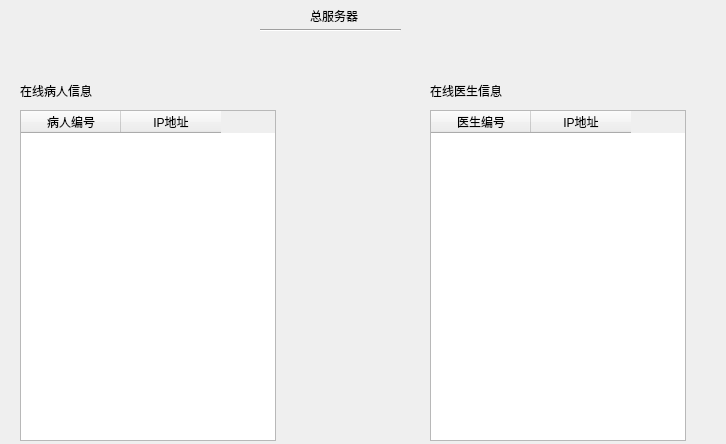
<?xml version="1.0" encoding="UTF-8"?>
<ui version="4.0">
 <class>Widget</class>
 <widget class="QWidget" name="Widget">
  <property name="geometry">
   <rect>
    <x>0</x>
    <y>0</y>
    <width>726</width>
    <height>444</height>
   </rect>
  </property>
  <property name="windowTitle">
   <string>Widget</string>
  </property>
  <widget class="QLabel" name="label">
   <property name="geometry">
    <rect>
     <x>310</x>
     <y>0</y>
     <width>141</width>
     <height>31</height>
    </rect>
   </property>
   <property name="text">
    <string>总服务器</string>
   </property>
  </widget>
  <widget class="Line" name="line">
   <property name="geometry">
    <rect>
     <x>260</x>
     <y>20</y>
     <width>141</width>
     <height>20</height>
    </rect>
   </property>
   <property name="orientation">
    <enum>Qt::Horizontal</enum>
   </property>
  </widget>
  <widget class="QLabel" name="label_2">
   <property name="geometry">
    <rect>
     <x>20</x>
     <y>80</y>
     <width>91</width>
     <height>21</height>
    </rect>
   </property>
   <property name="text">
    <string>在线病人信息</string>
   </property>
  </widget>
  <widget class="QTableWidget" name="patientTable">
   <property name="geometry">
    <rect>
     <x>20</x>
     <y>110</y>
     <width>256</width>
     <height>331</height>
    </rect>
   </property>
   <column>
    <property name="text">
     <string>病人编号</string>
    </property>
   </column>
   <column>
    <property name="text">
     <string>IP地址</string>
    </property>
   </column>
  </widget>
  <widget class="QLabel" name="label_3">
   <property name="geometry">
    <rect>
     <x>430</x>
     <y>80</y>
     <width>91</width>
     <height>21</height>
    </rect>
   </property>
   <property name="text">
    <string>在线医生信息</string>
   </property>
  </widget>
  <widget class="QTableWidget" name="doctorTable">
   <property name="geometry">
    <rect>
     <x>430</x>
     <y>110</y>
     <width>256</width>
     <height>331</height>
    </rect>
   </property>
   <column>
    <property name="text">
     <string>医生编号</string>
    </property>
   </column>
   <column>
    <property name="text">
     <string>IP地址</string>
    </property>
   </column>
  </widget>
 </widget>
 <layoutdefault spacing="6" margin="11"/>
 <resources/>
 <connections/>
</ui>
